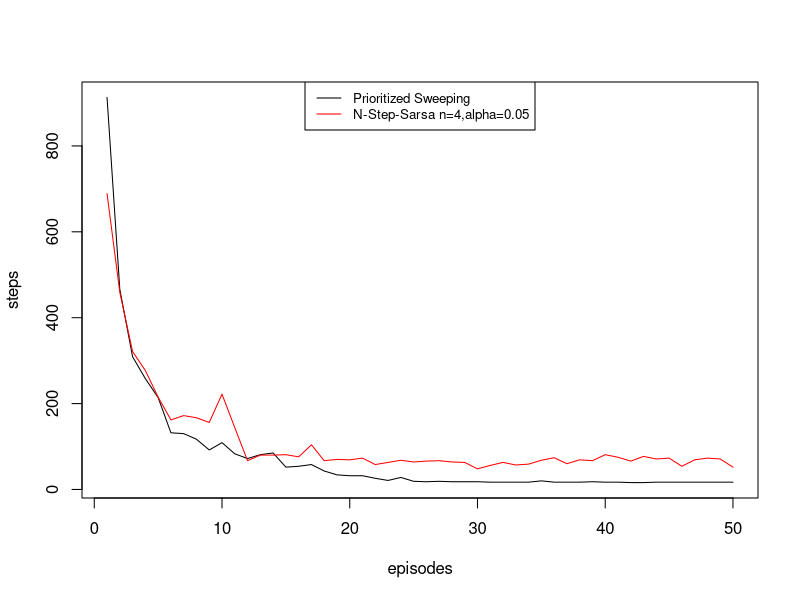

Write R code to recreate this figure.
# number of steps taken in each of 50 episodes

#nstep
q = c(689, 459, 321, 277, 215, 162, 172, 167, 156, 222, 144, 67, 80, 80, 81, 76, 104, 67, 70, 69, 73, 58, 63, 68, 64, 66, 67, 64, 63, 48, 56, 63, 57, 59, 68, 74, 60, 69, 67, 81, 75, 66, 77, 71, 73, 54, 69, 73, 71, 52)

#dynaq
ps = c(913, 466, 309, 258, 214, 132, 130, 117, 92, 109, 83, 72, 81, 85, 52, 54, 58, 43, 34, 32, 32, 26, 21, 28, 19, 18, 19, 18, 18, 18, 17, 17, 17, 17, 20, 17, 17, 17, 18, 17, 17, 16, 16, 17, 17, 17, 17, 17, 17, 17)

# plot episodes vs number os steps
plot(ps, type="l", xlab="episodes", ylab="steps")
lines(q, col = "red")



legend("top", legend=c("Prioritized Sweeping", "N-Step-Sarsa n=4,alpha=0.05"),col=c("black", "red"), lty=1, cex=0.8)
